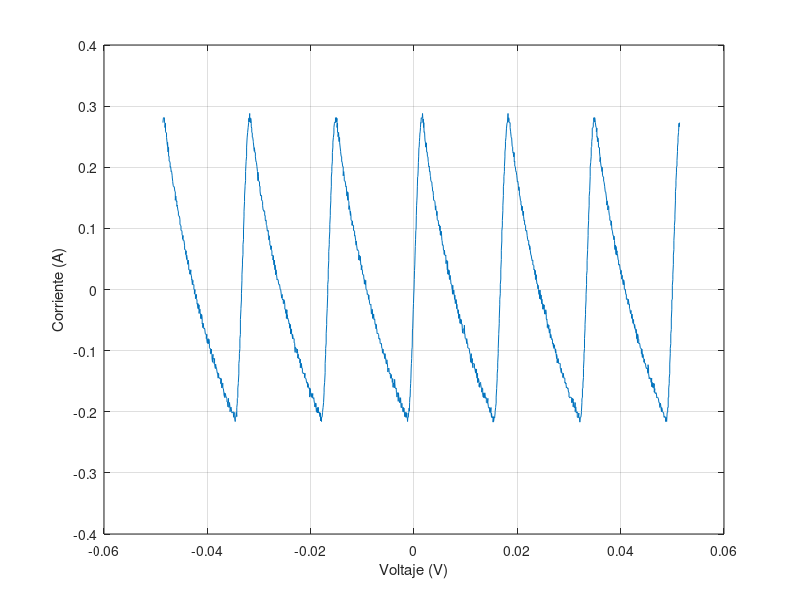

Reproduce this figure in MATLAB.
t=[-4.86E-02
-4.86E-02
-4.85E-02
-4.85E-02
-4.84E-02
-4.84E-02
-4.83E-02
-4.83E-02
-4.82E-02
-4.82E-02
-4.81E-02
-4.81E-02
-4.80E-02
-4.80E-02
-4.79E-02
-4.79E-02
-4.78E-02
-4.78E-02
-4.77E-02
-4.77E-02
-4.76E-02
-4.76E-02
-4.75E-02
-4.75E-02
-4.74E-02
-4.74E-02
-4.73E-02
-4.73E-02
-4.72E-02
-4.72E-02
-4.71E-02
-4.71E-02
-4.70E-02
-4.70E-02
-4.69E-02
-4.69E-02
-4.68E-02
-4.68E-02
-4.67E-02
-4.67E-02
-4.66E-02
-4.66E-02
-4.65E-02
-4.65E-02
-4.64E-02
-4.64E-02
-4.63E-02
-4.63E-02
-4.62E-02
-4.62E-02
-4.61E-02
-4.61E-02
-4.60E-02
-4.60E-02
-4.59E-02
-4.59E-02
-4.58E-02
-4.58E-02
-4.57E-02
-4.57E-02
-4.56E-02
-4.56E-02
-4.55E-02
-4.55E-02
-4.54E-02
-4.54E-02
-4.53E-02
-4.53E-02
-4.52E-02
-4.52E-02
-4.51E-02
-4.51E-02
-4.50E-02
-4.50E-02
-4.49E-02
-4.49E-02
-4.48E-02
-4.48E-02
-4.47E-02
-4.47E-02
-4.46E-02
-4.46E-02
-4.45E-02
-4.45E-02
-4.44E-02
-4.44E-02
-4.43E-02
-4.43E-02
-4.42E-02
-4.42E-02
-4.41E-02
-4.41E-02
-4.40E-02
-4.40E-02
-4.39E-02
-4.39E-02
-4.38E-02
-4.38E-02
-4.37E-02
-4.37E-02
-4.36E-02
-4.36E-02
-4.35E-02
-4.35E-02
-4.34E-02
-4.34E-02
-4.33E-02
-4.33E-02
-4.32E-02
-4.32E-02
-4.31E-02
-4.31E-02
-4.30E-02
-4.30E-02
-4.29E-02
-4.29E-02
-4.28E-02
-4.28E-02
-4.27E-02
-4.27E-02
-4.26E-02
-4.26E-02
-4.25E-02
-4.25E-02
-4.24E-02
-4.24E-02
-4.23E-02
-4.23E-02
-4.22E-02
-4.22E-02
-4.21E-02
-4.21E-02
-4.20E-02
-4.20E-02
-4.19E-02
-4.19E-02
-4.18E-02
-4.18E-02
-4.17E-02
-4.17E-02
-4.16E-02
-4.16E-02
-4.15E-02
-4.15E-02
-4.14E-02
-4.14E-02
-4.13E-02
-4.13E-02
-4.12E-02
-4.12E-02
-4.11E-02
-4.11E-02
-4.10E-02
-4.10E-02
-4.09E-02
-4.09E-02
-4.08E-02
-4.08E-02
-4.07E-02
-4.07E-02
-4.06E-02
-4.06E-02
-4.05E-02
-4.05E-02
-4.04E-02
-4.04E-02
-4.03E-02
-4.03E-02
-4.02E-02
-4.02E-02
-4.01E-02
-4.01E-02
-4.00E-02
-4.00E-02
-3.99E-02
-3.99E-02
-3.98E-02
-3.98E-02
-3.97E-02
-3.97E-02
-3.96E-02
-3.96E-02
-3.95E-02
-3.95E-02
-3.94E-02
-3.94E-02
-3.93E-02
-3.93E-02
-3.92E-02
-3.92E-02
-3.91E-02
-3.91E-02
-3.90E-02
-3.90E-02
-3.89E-02
-3.89E-02
-3.88E-02
-3.88E-02
-3.87E-02
-3.87E-02
-3.86E-02
-3.86E-02
-3.85E-02
-3.85E-02
-3.84E-02
-3.84E-02
-3.83E-02
-3.83E-02
-3.82E-02
-3.82E-02
-3.81E-02
-3.81E-02
-3.80E-02
-3.80E-02
-3.79E-02
-3.79E-02
-3.78E-02
-3.78E-02
-3.77E-02
-3.77E-02
-3.76E-02
-3.76E-02
-3.75E-02
-3.75E-02
-3.74E-02
-3.74E-02
-3.73E-02
-3.73E-02
-3.72E-02
-3.72E-02
-3.71E-02
-3.71E-02
-3.70E-02
-3.70E-02
-3.69E-02
-3.69E-02
-3.68E-02
-3.68E-02
-3.67E-02
-3.67E-02
-3.66E-02
-3.66E-02
-3.65E-02
-3.65E-02
-3.64E-02
-3.64E-02
-3.63E-02
-3.63E-02
-3.62E-02
-3.62E-02
-3.61E-02
-3.61E-02
-3.60E-02
-3.60E-02
-3.59E-02
-3.59E-02
-3.58E-02
-3.58E-02
-3.57E-02
-3.57E-02
-3.56E-02
-3.56E-02
-3.55E-02
-3.55E-02
-3.54E-02
-3.54E-02
-3.53E-02
-3.53E-02
-3.52E-02
-3.52E-02
-3.51E-02
-3.51E-02
-3.50E-02
-3.50E-02
-3.49E-02
-3.49E-02
-3.48E-02
-3.48E-02
-3.47E-02
-3.47E-02
-3.46E-02
-3.46E-02
-3.45E-02
-3.45E-02
-3.44E-02
-3.44E-02
-3.43E-02
-3.43E-02
-3.42E-02
-3.42E-02
-3.41E-02
-3.41E-02
-3.40E-02
-3.40E-02
-3.39E-02
-3.39E-02
-3.38E-02
-3.38E-02
-3.37E-02
-3.37E-02
-3.36E-02
-3.36E-02
-3.35E-02
-3.35E-02
-3.34E-02
-3.34E-02
-3.33E-02
-3.33E-02
-3.32E-02
-3.32E-02
-3.31E-02
-3.31E-02
-3.30E-02
-3.30E-02
-3.29E-02
-3.29E-02
-3.28E-02
-3.28E-02
-3.27E-02
-3.27E-02
-3.26E-02
-3.26E-02
-3.25E-02
-3.25E-02
-3.24E-02
-3.24E-02
-3.23E-02
-3.23E-02
-3.22E-02
-3.22E-02
-3.21E-02
-3.21E-02
-3.20E-02
-3.20E-02
-3.19E-02
-3.19E-02
-3.18E-02
-3.18E-02
-3.17E-02
-3.17E-02
-3.16E-02
-3.16E-02
-3.15E-02
-3.15E-02
-3.14E-02
-3.14E-02
-3.13E-02
-3.13E-02
-3.12E-02
-3.12E-02
-3.11E-02
-3.11E-02
-3.10E-02
-3.10E-02
-3.09E-02
-3.09E-02
-3.08E-02
-3.08E-02
-3.07E-02
-3.07E-02
-3.06E-02
-3.06E-02
-3.05E-02
-3.05E-02
-3.04E-02
-3.04E-02
-3.03E-02
-3.03E-02
-3.02E-02
-3.02E-02
-3.01E-02
-3.01E-02
-3.00E-02
-3.00E-02
-2.99E-02
-2.99E-02
-2.98E-02
-2.98E-02
-2.97E-02
-2.97E-02
-2.96E-02
-2.96E-02
-2.95E-02
-2.95E-02
-2.94E-02
-2.94E-02
-2.93E-02
-2.93E-02
-2.92E-02
-2.92E-02
-2.91E-02
-2.91E-02
-2.90E-02
-2.90E-02
-2.89E-02
-2.89E-02
-2.88E-02
-2.88E-02
-2.87E-02
-2.87E-02
-2.86E-02
-2.86E-02
-2.85E-02
-2.85E-02
-2.84E-02
-2.84E-02
-2.83E-02
-2.83E-02
-2.82E-02
-2.82E-02
-2.81E-02
-2.81E-02
-2.80E-02
-2.80E-02
-2.79E-02
-2.79E-02
-2.78E-02
-2.78E-02
-2.77E-02
-2.77E-02
-2.76E-02
-2.76E-02
-2.75E-02
-2.75E-02
-2.74E-02
-2.74E-02
-2.73E-02
-2.73E-02
-2.72E-02
-2.72E-02
-2.71E-02
-2.71E-02
-2.70E-02
-2.70E-02
-2.69E-02
-2.69E-02
-2.68E-02
-2.68E-02
-2.67E-02
-2.67E-02
-2.66E-02
-2.66E-02
-2.65E-02
-2.65E-02
-2.64E-02
-2.64E-02
-2.63E-02
-2.63E-02
-2.62E-02
-2.62E-02
-2.61E-02
-2.61E-02
-2.60E-02
-2.60E-02
-2.59E-02
-2.59E-02
-2.58E-02
-2.58E-02
-2.57E-02
-2.57E-02
-2.56E-02
-2.56E-02
-2.55E-02
-2.55E-02
-2.54E-02
-2.54E-02
-2.53E-02
-2.53E-02
-2.52E-02
-2.52E-02
-2.51E-02
-2.51E-02
-2.50E-02
-2.50E-02
-2.49E-02
-2.49E-02
-2.48E-02
-2.48E-02
-2.47E-02
-2.47E-02
-2.46E-02
-2.46E-02
-2.45E-02
-2.45E-02
-2.44E-02
-2.44E-02
-2.43E-02
-2.43E-02
-2.42E-02
-2.42E-02
-2.41E-02
-2.41E-02
-2.40E-02
-2.40E-02
-2.39E-02
-2.39E-02
-2.38E-02
-2.38E-02
-2.37E-02
-2.37E-02
-2.36E-02
-2.36E-02
-2.35E-02
-2.35E-02
-2.34E-02
-2.34E-02
-2.33E-02
-2.33E-02
-2.32E-02
-2.32E-02
-2.31E-02
-2.31E-02
-2.30E-02
-2.30E-02
-2.29E-02
-2.29E-02
-2.28E-02
-2.28E-02
-2.27E-02
-2.27E-02
-2.26E-02
-2.26E-02
-2.25E-02
-2.25E-02
-2.24E-02
-2.24E-02
-2.23E-02
-2.23E-02
-2.22E-02
-2.22E-02
-2.21E-02
-2.21E-02
-2.20E-02
-2.20E-02
-2.19E-02
-2.19E-02
-2.18E-02
-2.18E-02
-2.17E-02
-2.17E-02
-2.16E-02
-2.16E-02
-2.15E-02
-2.15E-02
-2.14E-02
-2.14E-02
-2.13E-02
-2.13E-02
-2.12E-02
-2.12E-02
-2.11E-02
-2.11E-02
-2.10E-02
-2.10E-02
-2.09E-02
-2.09E-02
-2.08E-02
-2.08E-02
-2.07E-02
-2.07E-02
-2.06E-02
-2.06E-02
-2.05E-02
-2.05E-02
-2.04E-02
-2.04E-02
-2.03E-02
-2.03E-02
-2.02E-02
-2.02E-02
-2.01E-02
-2.01E-02
-2.00E-02
-2.00E-02
-1.99E-02
-1.99E-02
-1.98E-02
-1.98E-02
-1.97E-02
-1.97E-02
-1.96E-02
-1.96E-02
-1.95E-02
-1.95E-02
-1.94E-02
-1.94E-02
-1.93E-02
-1.93E-02
-1.92E-02
-1.92E-02
-1.91E-02
-1.91E-02
-1.90E-02
-1.90E-02
-1.89E-02
-1.89E-02
-1.88E-02
-1.88E-02
-1.87E-02
-1.87E-02
-1.86E-02
-1.86E-02
-1.85E-02
-1.85E-02
-1.84E-02
-1.84E-02
-1.83E-02
-1.83E-02
-1.82E-02
-1.82E-02
-1.81E-02
-1.81E-02
-1.80E-02
-1.80E-02
-1.79E-02
-1.79E-02
-1.78E-02
-1.78E-02
-1.77E-02
-1.77E-02
-1.76E-02
-1.76E-02
-1.75E-02
-1.75E-02
-1.74E-02
-1.74E-02
-1.73E-02
-1.73E-02
-1.72E-02
-1.72E-02
-1.71E-02
-1.71E-02
-1.70E-02
-1.70E-02
-1.69E-02
-1.69E-02
-1.68E-02
-1.68E-02
-1.67E-02
-1.67E-02
-1.66E-02
-1.66E-02
-1.65E-02
-1.65E-02
-1.64E-02
-1.64E-02
-1.63E-02
-1.63E-02
-1.62E-02
-1.62E-02
-1.61E-02
-1.61E-02
-1.60E-02
-1.60E-02
-1.59E-02
-1.59E-02
-1.58E-02
-1.58E-02
-1.57E-02
-1.57E-02
-1.56E-02
-1.56E-02
-1.55E-02
-1.55E-02
-1.54E-02
-1.54E-02
-1.53E-02
-1.53E-02
-1.52E-02
-1.52E-02
-1.51E-02
-1.51E-02
-1.50E-02
-1.50E-02
-1.49E-02
-1.49E-02
-1.48E-02
-1.48E-02
-1.47E-02
-1.47E-02
-1.46E-02
-1.46E-02
-1.45E-02
-1.45E-02
-1.44E-02
-1.44E-02
-1.43E-02
-1.43E-02
-1.42E-02
-1.42E-02
-1.41E-02
-1.41E-02
-1.40E-02
-1.40E-02
-1.39E-02
-1.39E-02
-1.38E-02
-1.38E-02
-1.37E-02
-1.37E-02
-1.36E-02
-1.36E-02
-1.35E-02
-1.35E-02
-1.34E-02
-1.34E-02
-1.33E-02
-1.33E-02
-1.32E-02
-1.32E-02
-1.31E-02
-1.31E-02
-1.30E-02
-1.30E-02
-1.29E-02
-1.29E-02
-1.28E-02
-1.28E-02
-1.27E-02
-1.27E-02
-1.26E-02
-1.26E-02
-1.25E-02
-1.25E-02
-1.24E-02
-1.24E-02
-1.23E-02
-1.23E-02
-1.22E-02
-1.22E-02
-1.21E-02
-1.21E-02
-1.20E-02
-1.20E-02
-1.19E-02
-1.19E-02
-1.18E-02
-1.18E-02
-1.17E-02
-1.17E-02
-1.16E-02
-1.16E-02
-1.15E-02
-1.15E-02
-1.14E-02
-1.14E-02
-1.13E-02
-1.13E-02
-1.12E-02
-1.12E-02
-1.11E-02
-1.11E-02
-1.10E-02
-1.10E-02
-1.09E-02
-1.09E-02
-1.08E-02
-1.08E-02
-1.07E-02
-1.07E-02
-1.06E-02
-1.06E-02
-1.05E-02
-1.05E-02
-1.04E-02
-1.04E-02
-1.03E-02
-1.03E-02
-1.02E-02
-1.02E-02
-1.01E-02
-1.01E-02
-1.00E-02
-9.95E-03
-9.90E-03
-9.85E-03
-9.80E-03
-9.75E-03
-9.70E-03
-9.65E-03
-9.60E-03
-9.55E-03
-9.50E-03
-9.45E-03
-9.40E-03
-9.35E-03
-9.30E-03
-9.25E-03
-9.20E-03
-9.15E-03
-9.10E-03
-9.05E-03
-9.00E-03
-8.95E-03
-8.90E-03
-8.85E-03
-8.80E-03
-8.75E-03
-8.70E-03
-8.65E-03
-8.60E-03
-8.55E-03
-8.50E-03
-8.45E-03
-8.40E-03
-8.35E-03
-8.30E-03
-8.25E-03
-8.20E-03
-8.15E-03
-8.10E-03
-8.05E-03
-8.00E-03
-7.95E-03
-7.90E-03
-7.85E-03
-7.80E-03
-7.75E-03
-7.70E-03
-7.65E-03
-7.60E-03
-7.55E-03
-7.50E-03
-7.45E-03
-7.40E-03
-7.35E-03
-7.30E-03
-7.25E-03
-7.20E-03
-7.15E-03
-7.10E-03
-7.05E-03
-7.00E-03
-6.95E-03
-6.90E-03
-6.85E-03
-6.80E-03
-6.75E-03
-6.70E-03
-6.65E-03
-6.60E-03
-6.55E-03
-6.50E-03
-6.45E-03
-6.40E-03
-6.35E-03
-6.30E-03
-6.25E-03
-6.20E-03
-6.15E-03
-6.10E-03
-6.05E-03
-6.00E-03
-5.95E-03
-5.90E-03
-5.85E-03
-5.80E-03
-5.75E-03
-5.70E-03
-5.65E-03
-5.60E-03
-5.55E-03
-5.50E-03
-5.45E-03
-5.40E-03
-5.35E-03
-5.30E-03
-5.25E-03
-5.20E-03
-5.15E-03
-5.10E-03
-5.05E-03
-5.00E-03
-4.95E-03
-4.90E-03
-4.85E-03
-4.80E-03
-4.75E-03
-4.70E-03
-4.65E-03
-4.60E-03
-4.55E-03
-4.50E-03
-4.45E-03
-4.40E-03
-4.35E-03
-4.30E-03
-4.25E-03
-4.20E-03
-4.15E-03
-4.10E-03
-4.05E-03
-4.00E-03
-3.95E-03
-3.90E-03
-3.85E-03
-3.80E-03
-3.75E-03
-3.70E-03
-3.65E-03
-3.60E-03
-3.55E-03
-3.50E-03
-3.45E-03
-3.40E-03
-3.35E-03
-3.30E-03
-3.25E-03
-3.20E-03
-3.15E-03
-3.10E-03
-3.05E-03
-3.00E-03
-2.95E-03
-2.90E-03
-2.85E-03
-2.80E-03
-2.75E-03
-2.70E-03
-2.65E-03
-2.60E-03
-2.55E-03
-2.50E-03
-2.45E-03
-2.40E-03
-2.35E-03
-2.30E-03
-2.25E-03
-2.20E-03
-2.15E-03
-2.10E-03
-2.05E-03
-2.00E-03
-1.95E-03
-1.90E-03
-1.85E-03
-1.80E-03
-1.75E-03
-1.70E-03
-1.65E-03
-1.60E-03
-1.55E-03
-1.50E-03
-1.45E-03
-1.40E-03
-1.35E-03
-1.30E-03
-1.25E-03
-1.20E-03
-1.15E-03
-1.10E-03
-1.05E-03
-1.00E-03
-9.50E-04
-9.00E-04
-8.50E-04
-8.00E-04
-7.50E-04
-7.00E-04
-6.50E-04
-6.00E-04
-5.50E-04
-5.00E-04
-4.50E-04
-4.00E-04
-3.50E-04
-3.00E-04
-2.50E-04
-2.00E-04
-1.50E-04
-1.00E-04
-5.00E-05
0.00E+00
5.00E-05
1.00E-04
1.50E-04
2.00E-04
2.50E-04
3.00E-04
3.50E-04
4.00E-04
4.50E-04
5.00E-04
5.50E-04
6.00E-04
6.50E-04
7.00E-04
7.50E-04
8.00E-04
8.50E-04
9.00E-04
9.50E-04
1.00E-03
1.05E-03
1.10E-03
1.15E-03
1.20E-03
1.25E-03
1.30E-03
1.35E-03
1.40E-03
1.45E-03
1.50E-03
1.55E-03
1.60E-03
1.65E-03
1.70E-03
1.75E-03
1.80E-03
1.85E-03
1.90E-03
1.95E-03
2.00E-03
2.05E-03
2.10E-03
2.15E-03
2.20E-03
2.25E-03
2.30E-03
2.35E-03
2.40E-03
2.45E-03
2.50E-03
2.55E-03
2.60E-03
2.65E-03
2.70E-03
2.75E-03
2.80E-03
2.85E-03
2.90E-03
2.95E-03
3.00E-03
3.05E-03
3.10E-03
3.15E-03
3.20E-03
3.25E-03
3.30E-03
3.35E-03
3.40E-03
3.45E-03
3.50E-03
3.55E-03
3.60E-03
3.65E-03
3.70E-03
3.75E-03
3.80E-03
3.85E-03
3.90E-03
3.95E-03
4.00E-03
4.05E-03
4.10E-03
4.15E-03
4.20E-03
4.25E-03
4.30E-03
4.35E-03
4.40E-03
4.45E-03
4.50E-03
4.55E-03
4.60E-03
4.65E-03
4.70E-03
4.75E-03
4.80E-03
4.85E-03
4.90E-03
4.95E-03
5.00E-03
5.05E-03
5.10E-03
5.15E-03
5.20E-03
5.25E-03
5.30E-03
5.35E-03
5.40E-03
5.45E-03
5.50E-03
5.55E-03
5.60E-03
5.65E-03
5.70E-03
5.75E-03
5.80E-03
5.85E-03
5.90E-03
5.95E-03
6.00E-03
6.05E-03
6.10E-03
6.15E-03
6.20E-03
6.25E-03
6.30E-03
6.35E-03
6.40E-03
6.45E-03
6.50E-03
6.55E-03
6.60E-03
6.65E-03
6.70E-03
6.75E-03
6.80E-03
6.85E-03
6.90E-03
6.95E-03
7.00E-03
7.05E-03
7.10E-03
7.15E-03
7.20E-03
7.25E-03
7.30E-03
7.35E-03
7.40E-03
7.45E-03
7.50E-03
7.55E-03
7.60E-03
7.65E-03
7.70E-03
7.75E-03
7.80E-03
7.85E-03
7.90E-03
7.95E-03
8.00E-03
8.05E-03
8.10E-03
8.15E-03
8.20E-03
8.25E-03
8.30E-03
8.35E-03
8.40E-03
8.45E-03
8.50E-03
8.55E-03
8.60E-03
8.65E-03
8.70E-03
8.75E-03
8.80E-03
8.85E-03
8.90E-03
8.95E-03
9.00E-03
9.05E-03
9.10E-03
9.15E-03
9.20E-03
9.25E-03
9.30E-03
9.35E-03
9.40E-03
9.45E-03
9.50E-03
9.55E-03
9.60E-03
9.65E-03
9.70E-03
9.75E-03
9.80E-03
9.85E-03
9.90E-03
9.95E-03
1.00E-02
1.01E-02
1.01E-02
1.02E-02
1.02E-02
1.03E-02
1.03E-02
1.04E-02
1.04E-02
1.05E-02
1.05E-02
1.06E-02
1.06E-02
1.07E-02
1.07E-02
1.08E-02
1.08E-02
1.09E-02
1.09E-02
1.10E-02
1.10E-02
1.11E-02
1.11E-02
1.12E-02
1.12E-02
1.13E-02
1.13E-02
1.14E-02
1.14E-02
1.15E-02
1.15E-02
1.16E-02
1.16E-02
1.17E-02
1.17E-02
1.18E-02
1.18E-02
1.19E-02
1.19E-02
1.20E-02
1.20E-02
1.21E-02
1.21E-02
1.22E-02
1.22E-02
1.23E-02
1.23E-02
1.24E-02
1.24E-02
1.25E-02
1.25E-02
1.26E-02
1.26E-02
1.27E-02
1.27E-02
1.28E-02
1.28E-02
1.29E-02
1.29E-02
1.30E-02
1.30E-02
1.31E-02
1.31E-02
1.32E-02
1.32E-02
1.33E-02
1.33E-02
1.34E-02
1.34E-02
1.35E-02
1.35E-02
1.36E-02
1.36E-02
1.37E-02
1.37E-02
1.38E-02
1.38E-02
1.39E-02
1.39E-02
1.40E-02
1.40E-02
1.41E-02
1.41E-02
1.42E-02
1.42E-02
1.43E-02
1.43E-02
1.44E-02
1.44E-02
1.45E-02
1.45E-02
1.46E-02
1.46E-02
1.47E-02
1.47E-02
1.48E-02
1.48E-02
1.49E-02
1.49E-02
1.50E-02
1.50E-02
1.51E-02
1.51E-02
1.52E-02
1.52E-02
1.53E-02
1.53E-02
1.54E-02
1.54E-02
1.55E-02
1.55E-02
1.56E-02
1.56E-02
1.57E-02
1.57E-02
1.58E-02
1.58E-02
1.59E-02
1.59E-02
1.60E-02
1.60E-02
1.61E-02
1.61E-02
1.62E-02
1.62E-02
1.63E-02
1.63E-02
1.64E-02
1.64E-02
1.65E-02
1.65E-02
1.66E-02
1.66E-02
1.67E-02
1.67E-02
1.68E-02
1.68E-02
1.69E-02
1.69E-02
1.70E-02
1.70E-02
1.71E-02
1.71E-02
1.72E-02
1.72E-02
1.73E-02
1.73E-02
1.74E-02
1.74E-02
1.75E-02
1.75E-02
1.76E-02
1.76E-02
1.77E-02
1.77E-02
1.78E-02
1.78E-02
1.79E-02
1.79E-02
1.80E-02
1.80E-02
1.81E-02
1.81E-02
1.82E-02
1.82E-02
1.83E-02
1.83E-02
1.84E-02
1.84E-02
1.85E-02
1.85E-02
1.86E-02
1.86E-02
1.87E-02
1.87E-02
1.88E-02
1.88E-02
1.89E-02
1.89E-02
1.90E-02
1.90E-02
1.91E-02
1.91E-02
1.92E-02
1.92E-02
1.93E-02
1.93E-02
1.94E-02
1.94E-02
1.95E-02
1.95E-02
1.96E-02
1.96E-02
1.97E-02
1.97E-02
1.98E-02
1.98E-02
1.99E-02
1.99E-02
2.00E-02
2.00E-02
2.01E-02
2.01E-02
2.02E-02
2.02E-02
2.03E-02
2.03E-02
2.04E-02
2.04E-02
2.05E-02
2.05E-02
2.06E-02
2.06E-02
2.07E-02
2.07E-02
2.08E-02
2.08E-02
2.09E-02
2.09E-02
2.10E-02
2.10E-02
2.11E-02
2.11E-02
2.12E-02
2.12E-02
2.13E-02
2.13E-02
2.14E-02
2.14E-02
2.15E-02
2.15E-02
2.16E-02
2.16E-02
2.17E-02
2.17E-02
2.18E-02
2.18E-02
2.19E-02
2.19E-02
2.20E-02
2.20E-02
2.21E-02
2.21E-02
2.22E-02
2.22E-02
2.23E-02
2.23E-02
2.24E-02
2.24E-02
2.25E-02
2.25E-02
2.26E-02
2.26E-02
2.27E-02
2.27E-02
2.28E-02
2.28E-02
2.29E-02
2.29E-02
2.30E-02
2.30E-02
2.31E-02
2.31E-02
2.32E-02
2.32E-02
2.33E-02
2.33E-02
2.34E-02
2.34E-02
2.35E-02
2.35E-02
2.36E-02
2.36E-02
2.37E-02
2.37E-02
2.38E-02
2.38E-02
2.39E-02
2.39E-02
2.40E-02
2.40E-02
2.41E-02
2.41E-02
2.42E-02
2.42E-02
2.43E-02
2.43E-02
2.44E-02
2.44E-02
2.45E-02
2.45E-02
2.46E-02
2.46E-02
2.47E-02
2.47E-02
2.48E-02
2.48E-02
2.49E-02
2.49E-02
2.50E-02
2.50E-02
2.51E-02
2.51E-02
2.52E-02
2.52E-02
2.53E-02
2.53E-02
2.54E-02
2.54E-02
2.55E-02
2.55E-02
2.56E-02
2.56E-02
2.57E-02
2.57E-02
2.58E-02
2.58E-02
2.59E-02
2.59E-02
2.60E-02
2.60E-02
2.61E-02
2.61E-02
2.62E-02
2.62E-02
2.63E-02
2.63E-02
2.64E-02
2.64E-02
2.65E-02
2.65E-02
2.66E-02
2.66E-02
2.67E-02
2.67E-02
2.68E-02
2.68E-02
2.69E-02
2.69E-02
2.70E-02
2.70E-02
2.71E-02
2.71E-02
2.72E-02
2.72E-02
2.73E-02
2.73E-02
2.74E-02
2.74E-02
2.75E-02
2.75E-02
2.76E-02
2.76E-02
2.77E-02
2.77E-02
2.78E-02
2.78E-02
2.79E-02
2.79E-02
2.80E-02
2.80E-02
2.81E-02
2.81E-02
2.82E-02
2.82E-02
2.83E-02
2.83E-02
2.84E-02
2.84E-02
2.85E-02
2.85E-02
2.86E-02
2.86E-02
2.87E-02
2.87E-02
2.88E-02
2.88E-02
2.89E-02
2.89E-02
2.90E-02
2.90E-02
2.91E-02
2.91E-02
2.92E-02
2.92E-02
2.93E-02
2.93E-02
2.94E-02
2.94E-02
2.95E-02
2.95E-02
2.96E-02
2.96E-02
2.97E-02
2.97E-02
2.98E-02
2.98E-02
2.99E-02
2.99E-02
3.00E-02
3.00E-02
3.01E-02
3.01E-02
3.02E-02
3.02E-02
3.03E-02
3.03E-02
3.04E-02
3.04E-02
3.05E-02
3.05E-02
3.06E-02
3.06E-02
3.07E-02
3.07E-02
3.08E-02
3.08E-02
3.09E-02
3.09E-02
3.10E-02
3.10E-02
3.11E-02
3.11E-02
3.12E-02
3.12E-02
3.13E-02
3.13E-02
3.14E-02
3.14E-02
3.15E-02
3.15E-02
3.16E-02
3.16E-02
3.17E-02
3.17E-02
3.18E-02
3.18E-02
3.19E-02
3.19E-02
3.20E-02
3.20E-02
3.21E-02
3.21E-02
3.22E-02
3.22E-02
3.23E-02
3.23E-02
3.24E-02
3.24E-02
3.25E-02
3.25E-02
3.26E-02
3.26E-02
3.27E-02
3.27E-02
3.28E-02
3.28E-02
3.29E-02
3.29E-02
3.30E-02
3.30E-02
3.31E-02
3.31E-02
3.32E-02
3.32E-02
3.33E-02
3.33E-02
3.34E-02
3.34E-02
3.35E-02
3.35E-02
3.36E-02
3.36E-02
3.37E-02
3.37E-02
3.38E-02
3.38E-02
3.39E-02
3.39E-02
3.40E-02
3.40E-02
3.41E-02
3.41E-02
3.42E-02
3.42E-02
3.43E-02
3.43E-02
3.44E-02
3.44E-02
3.45E-02
3.45E-02
3.46E-02
3.46E-02
3.47E-02
3.47E-02
3.48E-02
3.48E-02
3.49E-02
3.49E-02
3.50E-02
3.50E-02
3.51E-02
3.51E-02
3.52E-02
3.52E-02
3.53E-02
3.53E-02
3.54E-02
3.54E-02
3.55E-02
3.55E-02
3.56E-02
3.56E-02
3.57E-02
3.57E-02
3.58E-02
3.58E-02
3.59E-02
3.59E-02
3.60E-02
3.60E-02
3.61E-02
3.61E-02
3.62E-02
3.62E-02
3.63E-02
3.63E-02
3.64E-02
3.64E-02
3.65E-02
3.65E-02
3.66E-02
3.66E-02
3.67E-02
3.67E-02
3.68E-02
3.68E-02
3.69E-02
3.69E-02
3.70E-02
3.70E-02
3.71E-02
3.71E-02
3.72E-02
3.72E-02
3.73E-02
3.73E-02
3.74E-02
3.74E-02
3.75E-02
3.75E-02
3.76E-02
3.76E-02
3.77E-02
3.77E-02
3.78E-02
3.78E-02
3.79E-02
3.79E-02
3.80E-02
3.80E-02
3.81E-02
3.81E-02
3.82E-02
3.82E-02
3.83E-02
3.83E-02
3.84E-02
3.84E-02
3.85E-02
3.85E-02
3.86E-02
3.86E-02
3.87E-02
3.87E-02
3.88E-02
3.88E-02
3.89E-02
3.89E-02
3.90E-02
3.90E-02
3.91E-02
3.91E-02
3.92E-02
3.92E-02
3.93E-02
3.93E-02
3.94E-02
3.94E-02
3.95E-02
3.95E-02
3.96E-02
3.96E-02
3.97E-02
3.97E-02
3.98E-02
3.98E-02
3.99E-02
3.99E-02
4.00E-02
4.00E-02
4.01E-02
4.01E-02
4.02E-02
4.02E-02
4.03E-02
4.03E-02
4.04E-02
4.04E-02
4.05E-02
4.05E-02
4.06E-02
4.06E-02
4.07E-02
4.07E-02
4.08E-02
4.08E-02
4.09E-02
4.09E-02
4.10E-02
4.10E-02
4.11E-02
4.11E-02
4.12E-02
4.12E-02
4.13E-02
4.13E-02
4.14E-02
4.14E-02
4.15E-02
4.15E-02
4.16E-02
4.16E-02
4.17E-02
4.17E-02
4.18E-02
4.18E-02
4.19E-02
4.19E-02
4.20E-02
4.20E-02
4.21E-02
4.21E-02
4.22E-02
4.22E-02
4.23E-02
4.23E-02
4.24E-02
4.24E-02
4.25E-02
4.25E-02
4.26E-02
4.26E-02
4.27E-02
4.27E-02
4.28E-02
4.28E-02
4.29E-02
4.29E-02
4.30E-02
4.30E-02
4.31E-02
4.31E-02
4.32E-02
4.32E-02
4.33E-02
4.33E-02
4.34E-02
4.34E-02
4.35E-02
4.35E-02
4.36E-02
4.36E-02
4.37E-02
4.37E-02
4.38E-02
4.38E-02
4.39E-02
4.39E-02
4.40E-02
4.40E-02
4.41E-02
4.41E-02
4.42E-02
4.42E-02
4.43E-02
4.43E-02
4.44E-02
4.44E-02
4.45E-02
4.45E-02
4.46E-02
4.46E-02
4.47E-02
4.47E-02
4.48E-02
4.48E-02
4.49E-02
4.49E-02
4.50E-02
4.50E-02
4.51E-02
4.51E-02
4.52E-02
4.52E-02
4.53E-02
4.53E-02
4.54E-02
4.54E-02
4.55E-02
4.55E-02
4.56E-02
4.56E-02
4.57E-02
4.57E-02
4.58E-02
4.58E-02
4.59E-02
4.59E-02
4.60E-02
4.60E-02
4.61E-02
4.61E-02
4.62E-02
4.62E-02
4.63E-02
4.63E-02
4.64E-02
4.64E-02
4.65E-02
4.65E-02
4.66E-02
4.66E-02
4.67E-02
4.67E-02
4.68E-02
4.68E-02
4.69E-02
4.69E-02
4.70E-02
4.70E-02
4.71E-02
4.71E-02
4.72E-02
4.72E-02
4.73E-02
4.73E-02
4.74E-02
4.74E-02
4.75E-02
4.75E-02
4.76E-02
4.76E-02
4.77E-02
4.77E-02
4.78E-02
4.78E-02
4.79E-02
4.79E-02
4.80E-02
4.80E-02
4.81E-02
4.81E-02
4.82E-02
4.82E-02
4.83E-02
4.83E-02
4.84E-02
4.84E-02
4.85E-02
4.85E-02
4.86E-02
4.86E-02
4.87E-02
4.87E-02
4.88E-02
4.88E-02
4.89E-02
4.89E-02
4.90E-02
4.90E-02
4.91E-02
4.91E-02
4.92E-02
4.92E-02
4.93E-02
4.93E-02
4.94E-02
4.94E-02
4.95E-02
4.95E-02
4.96E-02
4.96E-02
4.97E-02
4.97E-02
4.98E-02
4.98E-02
4.99E-02
4.99E-02
5.00E-02
5.00E-02
5.01E-02
5.01E-02
5.02E-02
5.02E-02
5.03E-02
5.03E-02
5.04E-02
5.04E-02
5.05E-02
5.05E-02
5.06E-02
5.06E-02
5.07E-02
5.07E-02
5.08E-02
5.08E-02
5.09E-02
5.09E-02
5.10E-02
5.10E-02
5.11E-02
5.11E-02
5.12E-02
5.12E-02
5.13E-02
5.13E-02
5.14E-02];
x=[2.73E-01
2.73E-01
2.81E-01
2.81E-01
2.81E-01
2.81E-01
2.81E-01
2.73E-01
2.73E-01
2.65E-01
2.72E-01
2.58E-01
2.57E-01
2.57E-01
2.56E-01
2.49E-01
2.41E-01
2.40E-01
2.34E-01
2.41E-01
2.25E-01
2.33E-01
2.32E-01
2.18E-01
2.18E-01
2.10E-01
2.10E-01
2.09E-01
2.08E-01
2.00E-01
2.01E-01
2.01E-01
1.93E-01
1.94E-01
1.93E-01
1.92E-01
1.86E-01
1.84E-01
1.77E-01
1.76E-01
1.70E-01
1.69E-01
1.69E-01
1.68E-01
1.68E-01
1.68E-01
1.61E-01
1.61E-01
1.60E-01
1.46E-01
1.53E-01
1.52E-01
1.44E-01
1.44E-01
1.45E-01
1.36E-01
1.38E-01
1.36E-01
1.30E-01
1.29E-01
1.28E-01
1.21E-01
1.20E-01
1.20E-01
1.20E-01
1.20E-01
1.14E-01
1.06E-01
1.06E-01
1.05E-01
1.04E-01
9.65E-02
9.65E-02
9.65E-02
9.55E-02
8.94E-02
8.84E-02
8.24E-02
8.84E-02
8.04E-02
8.14E-02
8.14E-02
7.94E-02
7.94E-02
7.14E-02
6.53E-02
6.53E-02
6.53E-02
6.43E-02
5.73E-02
6.33E-02
5.63E-02
4.92E-02
5.63E-02
4.92E-02
4.82E-02
4.72E-02
4.12E-02
4.72E-02
4.82E-02
4.02E-02
3.22E-02
3.22E-02
3.22E-02
3.22E-02
2.51E-02
3.12E-02
2.51E-02
3.22E-02
2.41E-02
2.41E-02
2.31E-02
1.61E-02
1.71E-02
8.04E-03
8.04E-03
1.51E-02
8.04E-03
8.04E-03
8.04E-03
8.04E-03
0.00E+00
0.00E+00
-7.04E-03
0.00E+00
-8.04E-03
-8.04E-03
-1.51E-02
-9.05E-03
-9.05E-03
-8.04E-03
-1.51E-02
-1.71E-02
-2.41E-02
-2.41E-02
-2.31E-02
-3.12E-02
-2.31E-02
-3.12E-02
-3.22E-02
-2.51E-02
-3.92E-02
-3.22E-02
-3.22E-02
-3.22E-02
-3.92E-02
-3.92E-02
-4.72E-02
-4.02E-02
-4.82E-02
-4.72E-02
-4.12E-02
-4.82E-02
-5.63E-02
-5.53E-02
-6.23E-02
-5.73E-02
-5.53E-02
-6.33E-02
-6.33E-02
-6.43E-02
-6.33E-02
-6.43E-02
-6.43E-02
-7.24E-02
-7.24E-02
-7.24E-02
-7.34E-02
-7.34E-02
-8.04E-02
-7.34E-02
-8.04E-02
-8.74E-02
-8.14E-02
-8.84E-02
-8.04E-02
-8.14E-02
-8.84E-02
-8.84E-02
-8.14E-02
-8.84E-02
-9.55E-02
-9.65E-02
-9.65E-02
-9.65E-02
-1.05E-01
-1.05E-01
-1.05E-01
-9.75E-02
-1.05E-01
-1.06E-01
-1.12E-01
-1.19E-01
-1.12E-01
-1.06E-01
-1.13E-01
-1.13E-01
-1.14E-01
-1.13E-01
-1.21E-01
-1.13E-01
-1.21E-01
-1.28E-01
-1.29E-01
-1.29E-01
-1.22E-01
-1.29E-01
-1.28E-01
-1.29E-01
-1.30E-01
-1.36E-01
-1.37E-01
-1.36E-01
-1.36E-01
-1.45E-01
-1.37E-01
-1.38E-01
-1.44E-01
-1.44E-01
-1.45E-01
-1.45E-01
-1.46E-01
-1.46E-01
-1.46E-01
-1.45E-01
-1.54E-01
-1.46E-01
-1.53E-01
-1.61E-01
-1.60E-01
-1.60E-01
-1.54E-01
-1.53E-01
-1.61E-01
-1.62E-01
-1.62E-01
-1.69E-01
-1.70E-01
-1.75E-01
-1.69E-01
-1.77E-01
-1.75E-01
-1.70E-01
-1.70E-01
-1.76E-01
-1.76E-01
-1.76E-01
-1.77E-01
-1.78E-01
-1.84E-01
-1.84E-01
-1.84E-01
-1.92E-01
-1.85E-01
-1.78E-01
-1.85E-01
-1.85E-01
-1.93E-01
-1.85E-01
-1.86E-01
-1.94E-01
-2.00E-01
-1.93E-01
-1.93E-01
-1.94E-01
-1.93E-01
-2.00E-01
-2.01E-01
-2.02E-01
-2.01E-01
-2.01E-01
-2.01E-01
-2.01E-01
-2.00E-01
-2.09E-01
-2.09E-01
-2.01E-01
-2.09E-01
-2.09E-01
-2.10E-01
-2.16E-01
-2.09E-01
-2.09E-01
-2.09E-01
-2.02E-01
-2.01E-01
-2.08E-01
-1.93E-01
-1.86E-01
-1.78E-01
-1.77E-01
-1.61E-01
-1.54E-01
-1.52E-01
-1.38E-01
-1.21E-01
-1.14E-01
-1.05E-01
-9.65E-02
-8.04E-02
-7.34E-02
-4.92E-02
-3.32E-02
-3.12E-02
-1.71E-02
-7.04E-03
1.51E-02
2.41E-02
4.02E-02
4.82E-02
5.73E-02
7.34E-02
8.14E-02
9.75E-02
1.20E-01
1.28E-01
1.44E-01
1.53E-01
1.68E-01
1.70E-01
1.78E-01
1.93E-01
2.09E-01
2.10E-01
2.18E-01
2.33E-01
2.48E-01
2.48E-01
2.57E-01
2.57E-01
2.65E-01
2.65E-01
2.73E-01
2.80E-01
2.80E-01
2.74E-01
2.88E-01
2.81E-01
2.81E-01
2.74E-01
2.73E-01
2.80E-01
2.72E-01
2.66E-01
2.64E-01
2.57E-01
2.56E-01
2.49E-01
2.49E-01
2.48E-01
2.42E-01
2.41E-01
2.33E-01
2.33E-01
2.26E-01
2.32E-01
2.25E-01
2.24E-01
2.24E-01
2.17E-01
2.10E-01
2.09E-01
2.09E-01
2.08E-01
2.01E-01
2.01E-01
1.93E-01
1.93E-01
1.78E-01
1.92E-01
1.85E-01
1.78E-01
1.77E-01
1.77E-01
1.76E-01
1.69E-01
1.69E-01
1.61E-01
1.54E-01
1.55E-01
1.53E-01
1.54E-01
1.53E-01
1.46E-01
1.46E-01
1.45E-01
1.44E-01
1.37E-01
1.30E-01
1.30E-01
1.30E-01
1.28E-01
1.29E-01
1.28E-01
1.28E-01
1.21E-01
1.21E-01
1.14E-01
1.12E-01
1.14E-01
1.12E-01
1.06E-01
1.05E-01
1.05E-01
9.65E-02
9.55E-02
9.65E-02
9.55E-02
9.65E-02
8.84E-02
8.94E-02
8.14E-02
8.74E-02
8.04E-02
7.94E-02
7.24E-02
7.24E-02
7.24E-02
6.53E-02
6.53E-02
7.14E-02
6.53E-02
6.33E-02
5.53E-02
5.63E-02
5.63E-02
5.53E-02
4.82E-02
5.53E-02
4.82E-02
4.02E-02
4.02E-02
4.82E-02
4.12E-02
3.22E-02
4.02E-02
3.22E-02
2.41E-02
3.22E-02
3.22E-02
2.51E-02
2.41E-02
1.61E-02
1.71E-02
1.61E-02
1.61E-02
1.61E-02
1.61E-02
9.05E-03
9.05E-03
8.04E-03
7.04E-03
8.04E-03
7.04E-03
0.00E+00
0.00E+00
0.00E+00
0.00E+00
-8.04E-03
-8.04E-03
-1.41E-02
-9.05E-03
-8.04E-03
-1.51E-02
-1.71E-02
-1.61E-02
-1.61E-02
-2.31E-02
-2.31E-02
-1.71E-02
-1.71E-02
-1.81E-02
-2.51E-02
-3.22E-02
-3.22E-02
-3.22E-02
-3.92E-02
-3.32E-02
-3.32E-02
-4.72E-02
-3.32E-02
-4.72E-02
-4.12E-02
-4.82E-02
-4.72E-02
-4.82E-02
-4.92E-02
-4.92E-02
-5.53E-02
-5.63E-02
-5.53E-02
-6.33E-02
-5.73E-02
-5.73E-02
-5.73E-02
-7.24E-02
-6.43E-02
-7.24E-02
-6.53E-02
-7.24E-02
-7.34E-02
-7.34E-02
-8.04E-02
-7.34E-02
-7.94E-02
-8.04E-02
-8.04E-02
-8.04E-02
-8.04E-02
-8.74E-02
-8.74E-02
-8.84E-02
-1.03E-01
-9.45E-02
-9.55E-02
-9.65E-02
-9.65E-02
-9.75E-02
-9.75E-02
-1.04E-01
-1.04E-01
-9.75E-02
-1.05E-01
-1.12E-01
-1.06E-01
-1.13E-01
-1.12E-01
-1.12E-01
-1.12E-01
-1.13E-01
-1.14E-01
-1.20E-01
-1.14E-01
-1.28E-01
-1.21E-01
-1.22E-01
-1.28E-01
-1.21E-01
-1.29E-01
-1.29E-01
-1.29E-01
-1.36E-01
-1.36E-01
-1.36E-01
-1.38E-01
-1.37E-01
-1.37E-01
-1.37E-01
-1.38E-01
-1.44E-01
-1.37E-01
-1.45E-01
-1.45E-01
-1.45E-01
-1.46E-01
-1.46E-01
-1.52E-01
-1.53E-01
-1.53E-01
-1.52E-01
-1.52E-01
-1.60E-01
-1.54E-01
-1.54E-01
-1.60E-01
-1.61E-01
-1.61E-01
-1.62E-01
-1.61E-01
-1.76E-01
-1.69E-01
-1.62E-01
-1.69E-01
-1.69E-01
-1.75E-01
-1.70E-01
-1.76E-01
-1.76E-01
-1.76E-01
-1.77E-01
-1.70E-01
-1.77E-01
-1.78E-01
-1.78E-01
-1.78E-01
-1.77E-01
-1.85E-01
-1.85E-01
-1.85E-01
-1.92E-01
-1.86E-01
-1.92E-01
-1.92E-01
-1.86E-01
-2.00E-01
-2.00E-01
-2.00E-01
-1.94E-01
-2.02E-01
-1.94E-01
-1.93E-01
-2.01E-01
-1.93E-01
-2.02E-01
-2.01E-01
-2.02E-01
-2.01E-01
-2.02E-01
-2.08E-01
-2.02E-01
-2.02E-01
-2.15E-01
-2.10E-01
-2.09E-01
-2.16E-01
-2.09E-01
-2.09E-01
-2.09E-01
-2.01E-01
-2.00E-01
-1.93E-01
-1.93E-01
-1.85E-01
-1.84E-01
-1.68E-01
-1.61E-01
-1.52E-01
-1.52E-01
-1.36E-01
-1.21E-01
-1.06E-01
-9.65E-02
-8.74E-02
-7.24E-02
-5.73E-02
-4.82E-02
-3.12E-02
-3.12E-02
-8.04E-03
8.04E-03
1.61E-02
3.22E-02
4.72E-02
6.23E-02
7.34E-02
8.14E-02
9.55E-02
1.06E-01
1.21E-01
1.30E-01
1.45E-01
1.54E-01
1.69E-01
1.84E-01
1.93E-01
2.01E-01
2.10E-01
2.24E-01
2.33E-01
2.41E-01
2.49E-01
2.49E-01
2.56E-01
2.65E-01
2.72E-01
2.73E-01
2.74E-01
2.74E-01
2.73E-01
2.81E-01
2.74E-01
2.81E-01
2.81E-01
2.74E-01
2.80E-01
2.65E-01
2.72E-01
2.57E-01
2.57E-01
2.50E-01
2.56E-01
2.57E-01
2.42E-01
2.49E-01
2.48E-01
2.41E-01
2.33E-01
2.33E-01
2.26E-01
2.25E-01
2.18E-01
2.18E-01
2.17E-01
2.09E-01
2.09E-01
2.08E-01
2.01E-01
2.01E-01
2.01E-01
1.86E-01
1.93E-01
1.92E-01
1.85E-01
1.78E-01
1.78E-01
1.77E-01
1.77E-01
1.76E-01
1.69E-01
1.68E-01
1.69E-01
1.68E-01
1.54E-01
1.53E-01
1.60E-01
1.53E-01
1.46E-01
1.59E-01
1.46E-01
1.45E-01
1.44E-01
1.31E-01
1.37E-01
1.37E-01
1.29E-01
1.29E-01
1.21E-01
1.28E-01
1.21E-01
1.14E-01
1.13E-01
1.13E-01
1.13E-01
1.05E-01
1.12E-01
1.05E-01
1.05E-01
1.05E-01
1.05E-01
9.65E-02
9.65E-02
9.55E-02
9.55E-02
8.74E-02
8.84E-02
8.74E-02
8.04E-02
8.04E-02
7.24E-02
7.94E-02
7.24E-02
7.24E-02
6.53E-02
6.43E-02
6.53E-02
6.43E-02
6.43E-02
6.33E-02
6.23E-02
4.82E-02
5.63E-02
5.53E-02
5.53E-02
4.82E-02
4.72E-02
5.43E-02
4.02E-02
4.02E-02
4.02E-02
3.22E-02
3.92E-02
3.22E-02
3.22E-02
2.51E-02
2.41E-02
2.41E-02
2.41E-02
2.41E-02
1.71E-02
1.61E-02
9.05E-03
1.61E-02
9.05E-03
8.04E-03
8.04E-03
1.51E-02
1.01E-03
0.00E+00
0.00E+00
-1.01E-03
-1.01E-03
-8.04E-03
-7.04E-03
-8.04E-03
-8.04E-03
-8.04E-03
-1.61E-02
-9.05E-03
-1.61E-02
-1.71E-02
-2.31E-02
-2.41E-02
-2.41E-02
-2.51E-02
-2.51E-02
-2.41E-02
-3.22E-02
-4.02E-02
-3.92E-02
-3.22E-02
-3.22E-02
-3.32E-02
-4.72E-02
-4.02E-02
-4.72E-02
-4.02E-02
-4.02E-02
-4.92E-02
-4.82E-02
-4.82E-02
-4.82E-02
-5.63E-02
-5.73E-02
-5.73E-02
-5.63E-02
-6.43E-02
-5.73E-02
-6.43E-02
-6.43E-02
-7.14E-02
-7.24E-02
-7.14E-02
-7.24E-02
-7.24E-02
-7.24E-02
-7.34E-02
-8.04E-02
-7.94E-02
-8.14E-02
-8.14E-02
-8.04E-02
-8.84E-02
-8.84E-02
-8.84E-02
-8.84E-02
-8.94E-02
-8.84E-02
-9.55E-02
-9.55E-02
-9.65E-02
-1.04E-01
-1.04E-01
-9.75E-02
-1.04E-01
-1.05E-01
-1.05E-01
-1.06E-01
-1.05E-01
-1.12E-01
-1.13E-01
-1.05E-01
-1.13E-01
-1.14E-01
-1.13E-01
-1.21E-01
-1.20E-01
-1.22E-01
-1.15E-01
-1.21E-01
-1.21E-01
-1.28E-01
-1.35E-01
-1.30E-01
-1.29E-01
-1.30E-01
-1.29E-01
-1.36E-01
-1.37E-01
-1.38E-01
-1.37E-01
-1.37E-01
-1.45E-01
-1.45E-01
-1.45E-01
-1.39E-01
-1.45E-01
-1.45E-01
-1.45E-01
-1.52E-01
-1.47E-01
-1.46E-01
-1.60E-01
-1.53E-01
-1.54E-01
-1.53E-01
-1.60E-01
-1.61E-01
-1.47E-01
-1.54E-01
-1.61E-01
-1.61E-01
-1.62E-01
-1.62E-01
-1.61E-01
-1.69E-01
-1.69E-01
-1.76E-01
-1.69E-01
-1.70E-01
-1.69E-01
-1.70E-01
-1.83E-01
-1.69E-01
-1.76E-01
-1.77E-01
-1.77E-01
-1.85E-01
-1.84E-01
-1.84E-01
-1.85E-01
-1.77E-01
-1.85E-01
-1.93E-01
-1.92E-01
-1.93E-01
-1.86E-01
-1.93E-01
-1.93E-01
-1.93E-01
-2.00E-01
-2.00E-01
-1.93E-01
-2.00E-01
-1.94E-01
-2.01E-01
-2.01E-01
-2.08E-01
-2.01E-01
-2.01E-01
-2.08E-01
-2.09E-01
-2.01E-01
-2.02E-01
-2.09E-01
-2.02E-01
-2.09E-01
-2.10E-01
-2.16E-01
-2.09E-01
-2.09E-01
-2.09E-01
-2.02E-01
-2.01E-01
-1.94E-01
-1.99E-01
-1.85E-01
-1.76E-01
-1.76E-01
-1.62E-01
-1.54E-01
-1.45E-01
-1.30E-01
-1.21E-01
-1.13E-01
-9.75E-02
-9.55E-02
-6.63E-02
-6.33E-02
-4.82E-02
-3.32E-02
-2.31E-02
-9.05E-03
0.00E+00
1.61E-02
3.12E-02
4.02E-02
5.63E-02
7.04E-02
8.14E-02
9.65E-02
9.85E-02
1.21E-01
1.37E-01
1.45E-01
1.53E-01
1.68E-01
1.84E-01
1.85E-01
1.94E-01
2.08E-01
2.17E-01
2.32E-01
2.33E-01
2.42E-01
2.49E-01
2.56E-01
2.58E-01
2.65E-01
2.73E-01
2.72E-01
2.81E-01
2.80E-01
2.80E-01
2.81E-01
2.81E-01
2.88E-01
2.80E-01
2.73E-01
2.79E-01
2.65E-01
2.73E-01
2.57E-01
2.58E-01
2.57E-01
2.48E-01
2.42E-01
2.42E-01
2.33E-01
2.34E-01
2.33E-01
2.40E-01
2.25E-01
2.25E-01
2.25E-01
2.18E-01
2.17E-01
2.17E-01
2.09E-01
2.08E-01
2.01E-01
2.01E-01
2.02E-01
1.93E-01
1.94E-01
1.93E-01
1.86E-01
1.85E-01
1.78E-01
1.77E-01
1.77E-01
1.76E-01
1.76E-01
1.69E-01
1.68E-01
1.61E-01
1.61E-01
1.61E-01
1.54E-01
1.46E-01
1.46E-01
1.46E-01
1.45E-01
1.45E-01
1.44E-01
1.37E-01
1.30E-01
1.37E-01
1.30E-01
1.29E-01
1.29E-01
1.21E-01
1.28E-01
1.14E-01
1.14E-01
1.13E-01
1.13E-01
1.13E-01
1.06E-01
1.04E-01
1.05E-01
1.06E-01
1.04E-01
9.65E-02
1.04E-01
8.94E-02
9.55E-02
8.84E-02
9.55E-02
9.45E-02
8.74E-02
8.04E-02
7.94E-02
7.24E-02
7.34E-02
7.24E-02
7.24E-02
6.43E-02
6.43E-02
6.43E-02
5.73E-02
6.43E-02
5.63E-02
5.63E-02
5.63E-02
5.53E-02
5.63E-02
4.22E-02
4.72E-02
4.72E-02
4.82E-02
4.02E-02
3.22E-02
4.62E-02
2.51E-02
3.22E-02
2.51E-02
3.22E-02
2.41E-02
3.12E-02
1.71E-02
1.71E-02
1.61E-02
2.31E-02
1.61E-02
1.61E-02
9.05E-03
9.05E-03
8.04E-03
8.04E-03
1.01E-03
1.01E-03
-7.04E-03
7.04E-03
-8.04E-03
-1.01E-03
-7.04E-03
-1.01E-03
-8.04E-03
-8.04E-03
-1.61E-02
-9.05E-03
-1.61E-02
-2.31E-02
-1.71E-02
-1.61E-02
-1.71E-02
-1.71E-02
-3.12E-02
-2.41E-02
-3.22E-02
-3.22E-02
-3.32E-02
-3.92E-02
-3.92E-02
-3.32E-02
-4.72E-02
-4.02E-02
-4.72E-02
-4.02E-02
-4.12E-02
-5.53E-02
-4.82E-02
-4.82E-02
-5.53E-02
-5.63E-02
-4.92E-02
-5.63E-02
-5.63E-02
-5.63E-02
-6.43E-02
-7.14E-02
-6.43E-02
-6.43E-02
-6.43E-02
-6.43E-02
-6.53E-02
-7.24E-02
-5.83E-02
-7.24E-02
-7.24E-02
-7.94E-02
-8.04E-02
-8.04E-02
-8.14E-02
-8.14E-02
-8.84E-02
-8.04E-02
-8.84E-02
-8.84E-02
-8.84E-02
-9.55E-02
-9.55E-02
-9.55E-02
-9.65E-02
-9.65E-02
-9.65E-02
-9.75E-02
-1.05E-01
-1.05E-01
-1.06E-01
-1.12E-01
-1.19E-01
-1.13E-01
-1.05E-01
-1.20E-01
-1.20E-01
-1.20E-01
-1.13E-01
-1.20E-01
-1.28E-01
-1.22E-01
-1.21E-01
-1.21E-01
-1.21E-01
-1.22E-01
-1.22E-01
-1.29E-01
-1.29E-01
-1.30E-01
-1.36E-01
-1.30E-01
-1.37E-01
-1.37E-01
-1.30E-01
-1.38E-01
-1.45E-01
-1.38E-01
-1.37E-01
-1.52E-01
-1.45E-01
-1.52E-01
-1.46E-01
-1.46E-01
-1.52E-01
-1.59E-01
-1.53E-01
-1.60E-01
-1.54E-01
-1.53E-01
-1.52E-01
-1.54E-01
-1.60E-01
-1.61E-01
-1.61E-01
-1.68E-01
-1.62E-01
-1.61E-01
-1.62E-01
-1.69E-01
-1.76E-01
-1.69E-01
-1.77E-01
-1.76E-01
-1.70E-01
-1.70E-01
-1.77E-01
-1.69E-01
-1.78E-01
-1.77E-01
-1.77E-01
-1.77E-01
-1.77E-01
-1.85E-01
-1.85E-01
-1.85E-01
-1.85E-01
-1.86E-01
-1.78E-01
-1.85E-01
-1.92E-01
-1.93E-01
-1.94E-01
-1.93E-01
-1.93E-01
-1.93E-01
-2.01E-01
-1.94E-01
-2.01E-01
-2.01E-01
-1.93E-01
-2.01E-01
-2.09E-01
-2.02E-01
-2.09E-01
-2.08E-01
-2.10E-01
-2.09E-01
-2.09E-01
-2.17E-01
-2.08E-01
-2.16E-01
-2.10E-01
-2.09E-01
-2.09E-01
-2.10E-01
-2.02E-01
-2.00E-01
-1.93E-01
-1.92E-01
-1.86E-01
-1.76E-01
-1.62E-01
-1.61E-01
-1.46E-01
-1.38E-01
-1.29E-01
-1.20E-01
-1.05E-01
-9.65E-02
-7.34E-02
-7.24E-02
-5.53E-02
-4.72E-02
-2.41E-02
-1.61E-02
-7.04E-03
8.04E-03
1.71E-02
3.22E-02
4.92E-02
6.43E-02
7.94E-02
9.55E-02
1.04E-01
1.13E-01
1.29E-01
1.37E-01
1.54E-01
1.68E-01
1.76E-01
1.85E-01
1.93E-01
2.01E-01
2.17E-01
2.25E-01
2.33E-01
2.42E-01
2.49E-01
2.49E-01
2.64E-01
2.64E-01
2.72E-01
2.73E-01
2.73E-01
2.73E-01
2.88E-01
2.74E-01
2.81E-01
2.81E-01
2.80E-01
2.73E-01
2.73E-01
2.73E-01
2.73E-01
2.65E-01
2.58E-01
2.58E-01
2.50E-01
2.49E-01
2.48E-01
2.48E-01
2.34E-01
2.34E-01
2.33E-01
2.26E-01
2.24E-01
2.25E-01
2.17E-01
2.17E-01
2.24E-01
2.09E-01
2.10E-01
2.02E-01
2.01E-01
2.01E-01
1.94E-01
1.93E-01
1.93E-01
1.92E-01
1.86E-01
1.86E-01
1.77E-01
1.76E-01
1.77E-01
1.77E-01
1.70E-01
1.69E-01
1.62E-01
1.68E-01
1.61E-01
1.54E-01
1.53E-01
1.53E-01
1.46E-01
1.45E-01
1.45E-01
1.38E-01
1.38E-01
1.30E-01
1.31E-01
1.29E-01
1.36E-01
1.29E-01
1.22E-01
1.21E-01
1.28E-01
1.20E-01
1.13E-01
1.12E-01
1.13E-01
1.06E-01
1.06E-01
1.06E-01
1.05E-01
9.65E-02
9.65E-02
9.55E-02
9.55E-02
9.65E-02
8.84E-02
8.84E-02
8.14E-02
8.04E-02
8.04E-02
8.04E-02
8.04E-02
7.24E-02
7.34E-02
7.34E-02
6.53E-02
7.14E-02
6.53E-02
6.43E-02
5.73E-02
5.63E-02
5.63E-02
5.53E-02
4.92E-02
4.82E-02
4.72E-02
4.82E-02
4.82E-02
4.02E-02
4.02E-02
4.02E-02
3.92E-02
3.22E-02
3.32E-02
3.32E-02
2.51E-02
2.41E-02
3.12E-02
1.71E-02
1.61E-02
2.31E-02
2.41E-02
1.61E-02
9.05E-03
9.05E-03
9.05E-03
9.05E-03
1.01E-03
7.04E-03
1.01E-03
0.00E+00
-8.04E-03
-1.01E-03
-7.04E-03
-1.51E-02
-1.01E-03
-8.04E-03
-7.04E-03
-1.61E-02
-1.51E-02
-9.05E-03
-2.31E-02
-1.71E-02
-1.61E-02
-2.41E-02
-2.31E-02
-3.22E-02
-3.12E-02
-2.41E-02
-3.22E-02
-3.22E-02
-2.51E-02
-3.22E-02
-4.02E-02
-3.32E-02
-3.92E-02
-4.02E-02
-4.02E-02
-3.32E-02
-4.12E-02
-4.82E-02
-4.92E-02
-4.82E-02
-5.63E-02
-6.23E-02
-5.63E-02
-5.63E-02
-6.43E-02
-6.43E-02
-5.83E-02
-6.33E-02
-7.14E-02
-7.14E-02
-6.53E-02
-6.43E-02
-7.94E-02
-7.34E-02
-7.34E-02
-7.34E-02
-8.04E-02
-8.14E-02
-8.14E-02
-8.04E-02
-8.24E-02
-8.84E-02
-8.74E-02
-8.84E-02
-9.45E-02
-8.84E-02
-9.65E-02
-9.55E-02
-9.05E-02
-9.55E-02
-9.65E-02
-9.75E-02
-1.04E-01
-9.75E-02
-1.04E-01
-1.05E-01
-1.13E-01
-1.06E-01
-1.11E-01
-1.20E-01
-1.14E-01
-1.20E-01
-1.14E-01
-1.13E-01
-1.21E-01
-1.21E-01
-1.21E-01
-1.21E-01
-1.21E-01
-1.21E-01
-1.21E-01
-1.29E-01
-1.29E-01
-1.29E-01
-1.36E-01
-1.29E-01
-1.37E-01
-1.37E-01
-1.37E-01
-1.37E-01
-1.37E-01
-1.44E-01
-1.37E-01
-1.38E-01
-1.45E-01
-1.45E-01
-1.45E-01
-1.45E-01
-1.45E-01
-1.53E-01
-1.53E-01
-1.52E-01
-1.54E-01
-1.53E-01
-1.61E-01
-1.60E-01
-1.60E-01
-1.61E-01
-1.61E-01
-1.62E-01
-1.61E-01
-1.61E-01
-1.68E-01
-1.68E-01
-1.68E-01
-1.76E-01
-1.76E-01
-1.77E-01
-1.77E-01
-1.76E-01
-1.76E-01
-1.76E-01
-1.77E-01
-1.77E-01
-1.77E-01
-1.85E-01
-1.84E-01
-1.85E-01
-1.78E-01
-1.84E-01
-1.79E-01
-1.92E-01
-1.85E-01
-1.84E-01
-1.92E-01
-1.93E-01
-1.92E-01
-1.93E-01
-1.85E-01
-2.00E-01
-1.93E-01
-1.92E-01
-2.00E-01
-2.02E-01
-2.01E-01
-2.02E-01
-2.00E-01
-2.09E-01
-2.09E-01
-2.09E-01
-2.10E-01
-2.09E-01
-2.02E-01
-2.09E-01
-2.09E-01
-2.09E-01
-2.17E-01
-2.17E-01
-2.09E-01
-2.09E-01
-2.09E-01
-2.09E-01
-2.02E-01
-2.00E-01
-1.85E-01
-1.78E-01
-1.77E-01
-1.62E-01
-1.61E-01
-1.53E-01
-1.44E-01
-1.29E-01
-1.14E-01
-1.05E-01
-9.65E-02
-8.04E-02
-6.43E-02
-5.73E-02
-4.12E-02
-3.22E-02
-1.71E-02
-8.04E-03
8.04E-03
2.31E-02
3.12E-02
4.72E-02
6.33E-02
6.53E-02
8.84E-02
9.75E-02
1.13E-01
1.22E-01
1.37E-01
1.52E-01
1.61E-01
1.62E-01
1.85E-01
2.00E-01
2.08E-01
2.09E-01
2.18E-01
2.32E-01
2.34E-01
2.42E-01
2.49E-01
2.64E-01
2.64E-01
2.65E-01
2.66E-01
2.73E-01
2.73E-01
2.81E-01
2.74E-01
2.81E-01
2.81E-01
2.81E-01
2.73E-01
2.73E-01
2.66E-01
2.66E-01
2.65E-01
2.58E-01
2.64E-01
2.49E-01
2.50E-01
2.42E-01
2.42E-01
2.48E-01
2.41E-01
2.33E-01
2.33E-01
2.32E-01
2.32E-01
2.25E-01
2.17E-01
2.09E-01
2.16E-01
2.09E-01
2.02E-01
2.01E-01
2.01E-01
2.01E-01
1.93E-01
2.00E-01
1.86E-01
1.86E-01
1.85E-01
1.84E-01
1.84E-01
1.77E-01
1.76E-01
1.75E-01
1.69E-01
1.69E-01
1.61E-01
1.60E-01
1.60E-01
1.60E-01
1.53E-01
1.53E-01
1.45E-01
1.38E-01
1.45E-01
1.44E-01
1.37E-01
1.30E-01
1.37E-01
1.37E-01
1.36E-01
1.29E-01
1.22E-01
1.21E-01
1.20E-01
1.13E-01
1.13E-01
1.13E-01
1.13E-01
1.05E-01
1.05E-01
1.12E-01
9.75E-02
9.75E-02
9.65E-02
9.55E-02
8.94E-02
8.84E-02
8.84E-02
8.74E-02
8.14E-02
8.74E-02
8.04E-02
8.04E-02
6.53E-02
7.24E-02
6.53E-02
7.24E-02
5.73E-02
7.04E-02
6.43E-02
5.63E-02
6.33E-02
5.63E-02
5.73E-02
5.63E-02
4.92E-02
4.82E-02
4.82E-02
4.02E-02
4.02E-02
4.12E-02
4.02E-02
4.02E-02
3.22E-02
3.22E-02
3.22E-02
2.51E-02
3.12E-02
2.51E-02
2.41E-02
1.71E-02
2.31E-02
1.61E-02
1.61E-02
1.61E-02
8.04E-03
1.61E-02
8.04E-03
1.51E-02
9.05E-03
1.01E-03
1.01E-03
0.00E+00
-1.01E-03
0.00E+00
-8.04E-03
-8.04E-03
-8.04E-03
-1.61E-02
-1.61E-02
-1.61E-02
-1.51E-02
-1.61E-02
-1.71E-02
-2.41E-02
-1.61E-02
-1.71E-02
-2.41E-02
-2.51E-02
-2.41E-02
-3.12E-02
-3.22E-02
-3.32E-02
-3.92E-02
-3.92E-02
-3.42E-02
-4.02E-02
-4.02E-02
-4.72E-02
-4.02E-02
-4.02E-02
-4.82E-02
-4.82E-02
-5.53E-02
-4.92E-02
-4.92E-02
-5.63E-02
-5.63E-02
-5.63E-02
-6.33E-02
-5.73E-02
-6.43E-02
-6.53E-02
-6.43E-02
-6.43E-02
-7.14E-02
-6.53E-02
-8.04E-02
-7.94E-02
-7.24E-02
-8.04E-02
-8.74E-02
-7.34E-02
-8.04E-02
-8.14E-02
-8.14E-02
-8.84E-02
-8.74E-02
-8.84E-02
-8.84E-02
-8.94E-02
-9.55E-02
-9.55E-02
-9.65E-02
-9.65E-02
-9.65E-02
-1.05E-01
-1.05E-01
-9.75E-02
-1.11E-01
-1.05E-01
-1.11E-01
-1.06E-01
-1.13E-01
-1.13E-01
-1.13E-01
-1.19E-01
-1.14E-01
-1.20E-01
-1.20E-01
-1.21E-01
-1.21E-01
-1.21E-01
-1.28E-01
-1.28E-01
-1.29E-01
-1.28E-01
-1.29E-01
-1.30E-01
-1.29E-01
-1.36E-01
-1.37E-01
-1.23E-01
-1.30E-01
-1.37E-01
-1.44E-01
-1.46E-01
-1.45E-01
-1.44E-01
-1.45E-01
-1.46E-01
-1.46E-01
-1.45E-01
-1.52E-01
-1.52E-01
-1.45E-01
-1.59E-01
-1.53E-01
-1.52E-01
-1.60E-01
-1.60E-01
-1.53E-01
-1.61E-01
-1.61E-01
-1.61E-01
-1.54E-01
-1.68E-01
-1.62E-01
-1.69E-01
-1.69E-01
-1.70E-01
-1.69E-01
-1.70E-01
-1.69E-01
-1.70E-01
-1.77E-01
-1.76E-01
-1.77E-01
-1.77E-01
-1.77E-01
-1.77E-01
-1.78E-01
-1.78E-01
-1.85E-01
-1.85E-01
-1.85E-01
-1.86E-01
-1.93E-01
-1.92E-01
-1.86E-01
-1.86E-01
-1.93E-01
-1.93E-01
-2.00E-01
-1.93E-01
-1.94E-01
-1.94E-01
-2.00E-01
-2.00E-01
-2.01E-01
-2.01E-01
-2.01E-01
-2.01E-01
-2.09E-01
-2.08E-01
-2.08E-01
-2.09E-01
-2.08E-01
-2.09E-01
-2.10E-01
-2.16E-01
-2.09E-01
-2.10E-01
-2.16E-01
-2.16E-01
-2.01E-01
-2.01E-01
-2.01E-01
-1.93E-01
-1.93E-01
-1.77E-01
-1.76E-01
-1.61E-01
-1.54E-01
-1.45E-01
-1.37E-01
-1.22E-01
-1.05E-01
-9.65E-02
-8.84E-02
-7.24E-02
-6.53E-02
-4.82E-02
-3.22E-02
-1.71E-02
-1.61E-02
7.04E-03
1.61E-02
2.51E-02
4.12E-02
5.63E-02
6.53E-02
8.04E-02
9.55E-02
1.05E-01
1.14E-01
1.22E-01
1.45E-01
1.60E-01
1.69E-01
1.78E-01
1.92E-01
2.00E-01
2.02E-01
2.11E-01
2.26E-01
2.33E-01
2.41E-01
2.49E-01
2.57E-01
2.58E-01
2.72E-01
2.66E-01
2.73E-01];
%y=[];

%scatter(x,y,'filled')
%hold on
%scatter(x,y,'filled')
plot(t,x)
%hold on
%plot(t,y)
grid on
xlabel('Voltaje (V)') 
ylabel('Corriente (A)')

%xticks([0 0.45 0.5 0.55 0.6 0.65 0.7 0.75 0.8 1])
%xticklabels({'0','0.45','0.5','0.55','0.6','0.65','0.7','0.75','0.8','1'})
%yticks([0  0.0015 0.006 0.019 0.038 0.06])